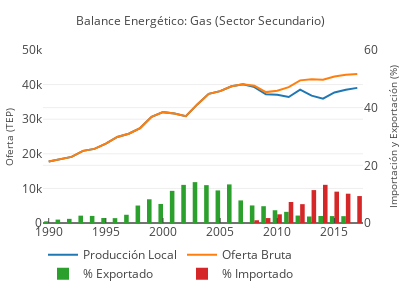

Notebook code cell kept with this figure:
### Code cell
produccion_local_gas = go.Scatter(
    x=df_sec.query('categoria_derivados == "gas"').anio,
    y=df_sec.query('categoria_derivados == "gas"').produccion_local,
    name='Producción Local'
)

oferta_bruta_gas = go.Scatter(
    x=df_sec.query('categoria_derivados == "gas"').anio,
    y=df_sec.query('categoria_derivados == "gas"').oferta_bruta,
    name='Oferta Bruta'
)

importado_gas = go.Bar(
    x=df_sec.query('categoria_derivados == "gas"').anio,
    y=df_sec.query('categoria_derivados == "gas"').importado_pcnt,
    yaxis='y2',
    name='% Importado'
)

exportado_gas = go.Bar(
    x=df_sec.query('categoria_derivados == "gas"').anio,
    y=df_sec.query('categoria_derivados == "gas"').exportado_pcnt,
    yaxis='y2',
    name='% Exportado'
)

data = [produccion_local_gas,oferta_bruta_gas, exportado_gas,importado_gas]

layout = go.Layout(
    title='Balance Energético: Gas (Sector Secundario)',
    yaxis=dict(
        title='Oferta (TEP)',
        range=[0, 45000],
    ),
    yaxis2=dict(
        title='Importación y Exportación (%)',
        overlaying='y',
        side='right',
        range=[0, 60]
    ),
    xaxis=dict(
        tickmode='linear',
        ticks='inside',
        tick0=1990,
        dtick=5
    ),
    legend=dict(orientation="h")
)
fig = go.Figure(data=data, layout=layout)

# configurar para que se vea bien en celulares
fig['layout'].update(height=300, width=400)
fig['layout']['margin'].update(l=25, r=25, b=50, t=50, pad=0)
fig['layout']['yaxis'].update(automargin=True, titlefont=dict(size=10))
fig['layout']['yaxis2'].update(automargin=True, titlefont=dict(size=10))
fig['layout']['yaxis'].update(range=[0,50000])
fig['layout']['title'].update(font=dict(size=12))

# visualizar localmente
iplot(fig, filename='balance-energetico-gas-secundario')

# publicar
#py.iplot(fig, filename='balance-energetico-gas-secundario', sharing='public')

### Figure 1 — Plotly figure (JSON) as saved in the notebook; plotly's stock layout.template omitted (floating-point values rounded to 4 significant figures)
{"data": [{"name": "Producción Local", "type": "scatter", "uid": "95830878-4f96-4edd-8073-48480757c6fa", "x": [1990, 1991, 1992, 1993, 1994, 1995, 1996, 1997, 1998, 1999, 2000, 2001, 2002, 2003, 2004, 2005, 2006, 2007, 2008, 2009, 2010, 2011, 2012, 2013, 2014, 2015, 2016, 2017], "y": [17790.0, 18510.0, 19100.0, 20850.0, 21420.0, 22920.0, 24860.0, 25800.0, 27440.0, 30710.0, 32040.0, 31640.0, 30860.0, 34270.0, 37320.0, 38110.0, 39530.0, 40100.0, 39270.0, 37180.0, 37080.0, 36400.0, 38530.0, 36820.0, 35920.0, 37730.0, 38520.0, 39060.0]}, {"name": "Oferta Bruta", "type": "scatter", "uid": "a0fb884a-cb5a-4c37-8b8c-681e39f03128", "x": [1990, 1991, 1992, 1993, 1994, 1995, 1996, 1997, 1998, 1999, 2000, 2001, 2002, 2003, 2004, 2005, 2006, 2007, 2008, 2009, 2010, 2011, 2012, 2013, 2014, 2015, 2016, 2017], "y": [17790.0, 18510.0, 19100.0, 20850.0, 21420.0, 22920.0, 24860.0, 25800.0, 27440.0, 30710.0, 32040.0, 31640.0, 30860.0, 34270.0, 37320.0, 38110.0, 39530.0, 40100.0, 39640.0, 37830.0, 38240.0, 39270.0, 41220.0, 41560.0, 41400.0, 42340.0, 42880.0, 43080.0]}, {"name": "% Exportado", "type": "bar", "uid": "742552cd-09f2-4b99-ad8a-af26d1132d8f", "x": [1990, 1991, 1992, 1993, 1994, 1995, 1996, 1997, 1998, 1999, 2000, 2001, 2002, 2003, 2004, 2005, 2006, 2007, 2008, 2009, 2010, 2011, 2012, 2013, 2014, 2015, 2016, 2017], "y": [0.5877, 1.184, 1.444, 2.547, 2.461, 1.729, 1.69, 2.854, 6.055, 8.223, 6.61, 11.15, 13.22, 14.17, 13.13, 11.3, 13.39, 7.836, 6.093, 5.823, 4.426, 3.872, 2.58, 2.262, 2.433, 2.393, 2.374, 0], "yaxis": "y2"}, {"name": "% Importado", "type": "bar", "uid": "c825c368-6717-4d72-970c-a8bb9dac7e53", "x": [1990, 1991, 1992, 1993, 1994, 1995, 1996, 1997, 1998, 1999, 2000, 2001, 2002, 2003, 2004, 2005, 2006, 2007, 2008, 2009, 2010, 2011, 2012, 2013, 2014, 2015, 2016, 2017], "y": [0, 0, 0, 0, 0, 0, 0, 0, 0, 0, 0, 0, 0, 0, 0, 0, 0, 0, 0.9484, 1.714, 3.015, 7.295, 6.536, 11.41, 13.24, 10.87, 10.16, 9.344], "yaxis": "y2"}], "layout": {"height": 300, "legend": {"orientation": "h"}, "margin": {"b": 50, "l": 25, "pad": 0, "r": 25, "t": 50}, "title": {"font": {"size": 12}, "text": "Balance Energético: Gas (Sector Secundario)"}, "width": 400, "xaxis": {"dtick": 5, "tick0": 1990, "tickmode": "linear", "ticks": "inside"}, "yaxis": {"automargin": true, "range": [0, 50000], "title": {"font": {"size": 10}, "text": "Oferta (TEP)"}}, "yaxis2": {"automargin": true, "overlaying": "y", "range": [0, 60], "side": "right", "title": {"font": {"size": 10}, "text": "Importación y Exportación (%)"}}}}
